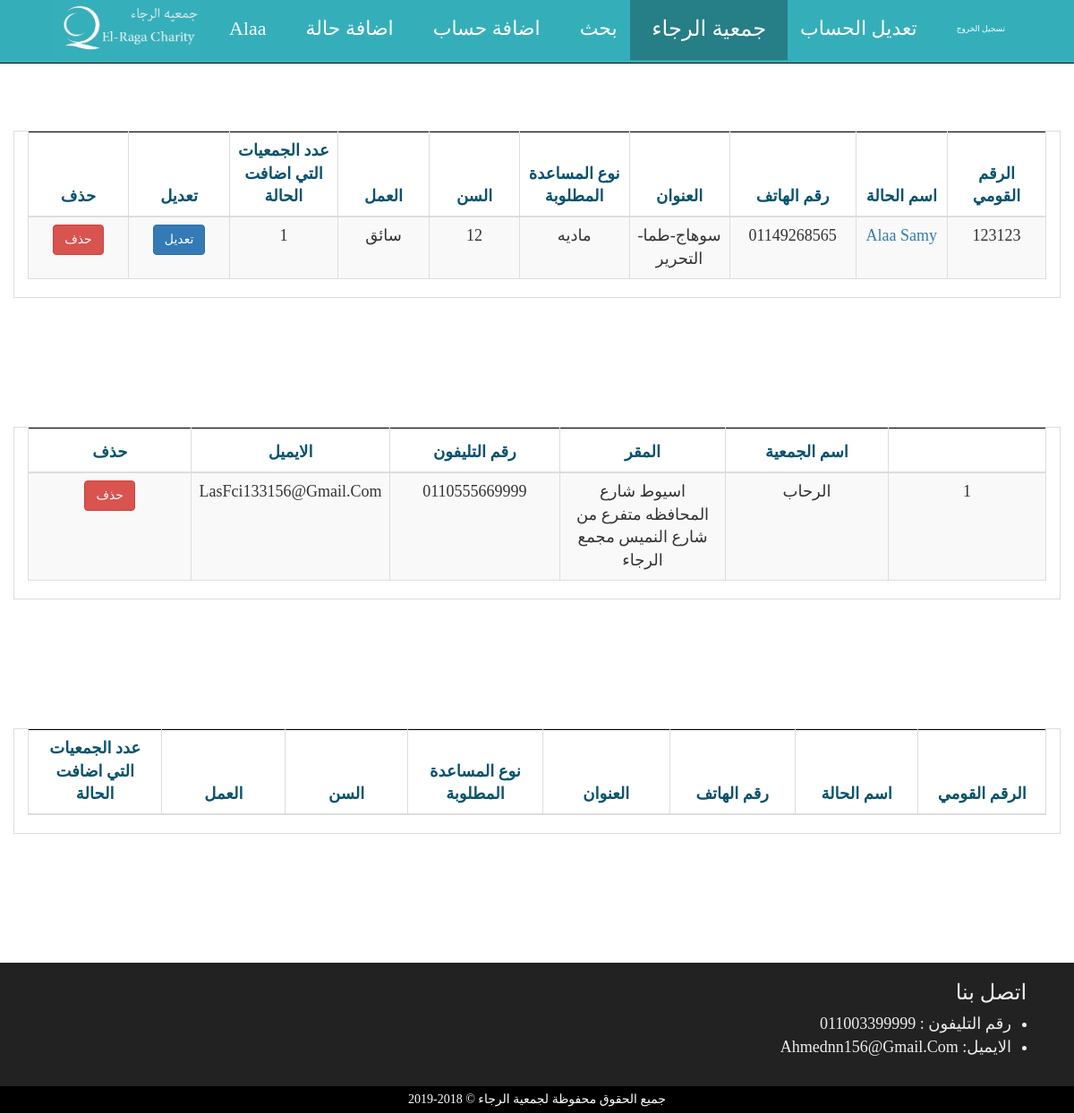
The page /html/admin_show.php (signed in) on the database its author committed.
### database/database.php (called while the page is built, shortened)
<?php
class database {
    function __construct() {
   	$this->pdo = new PDO("mysql:host=localhost;dbname=datab","root",
   	"555",array(PDO::MYSQL_ATTR_INIT_COMMAND => "SET NAMES UTF8"));
     }
     public function getRow($query, $params=array())
     	   {
                $stmt = $this->pdo->prepare($query);
                $stmt->execute($params);
                return $stmt->fetch();
           }
      public function getCount($query, $params=array())
     	   {
                $stmt = $this->pdo->prepare($query);
                $stmt->execute($params);
                return $stmt->rowCount();
           }
      public function getRows($query, $params=array()){
      	        $stmt = $this->pdo->prepare($query);
                $stmt->execute($params);
                return $stmt->fetchAll();
            }
}
$db = new database;
?>

### html/admin_show.php (the view, shortened to what this page needs)
<?php
include_once('../database/database.php');
?>
<!DOCTYPE html>
<html dir="rtl">
<head>
<link rel='stylesheet' href="../css/bootstrap.css" />
<link rel='stylesheet' href="../css/fontawesome-all.min.css" />
<link rel="stylesheet" href="../css/style.css" />
<link rel="stylesheet" href="../css/animate.css" />
<link rel="stylesheet" href="../css/hover.css" />
<link rel="stylesheet" href="../css/admin_show.css" />
</head>
<body>
<nav class="navbar navbar-inverse navbar-fixed-top" role="navigation">
<div class="mynav">
				<img src="../images/w2.PNG" >
    </div>
  <div class="container">
    <div class="collapse navbar-collapse test" id="ournavbar">
      <ul class="nav navbar-nav navbar-right test2">
        <li><a href="admin_show.php"><?php  echo $_SESSION['user_acc'];?></a></li>
	    <li class=" adduser" id="adduser" data-toggle="modal" data-target="#mymodel"> <a href="#">اضافة حالة</a></li>
		<li class=" adduser" id="addcharity" data-toggle="modal" data-target="#mymodel2"> <a href="#">اضافة حساب</a></li>
        <li><a href="search.php">بحث</a></li>
		<li class="active"><a href="">جمعية <?php echo $_SESSION['org_name'];?></a></li>
          <li><a href="edit_charity.php">تعديل الحساب</a></li>
		<li><a id="logout" href="logout.php">تسجيل الخروج</a></li>
	  </ul>
    </div>
  </div>
</nav>
	<div class="container"  id="bigdiv">
	<table border="1px" id="tabledit" class="table table-bordered table-striped ">
	<thead>
	    <tr>
          <th class="text-center">الرقم القومي</th>
	      <th class="text-center">اسم الحالة</th>
		  <th class="text-center">رقم الهاتف</th>
		  <th class="text-center">العنوان</th>
		  <th class="text-center">نوع المساعدة المطلوبة</th>
		  <th class="text-center">السن</th>
		  <th class="text-center">العمل</th>
          <th class="text-center">عدد الجمعيات التي اضافت الحالة</th>
		  <th class="text-center">تعديل</th>
		  <th class="text-center">حذف</th>
	   </tr>
	   </thead>
	   <tbody id="txt">
     <?php
           $query='select * from الحاله where اسم_الجمعيه_التى_اضافه_الحاله = "'.$_SESSION["org_name"].'"';
           $rows=$db->getRows($query,array());
    foreach($rows as $row)
    {
        $i=$db->getCount('select *from الحاله where الرقم_القومى ="'.$row['الرقم_القومى'].'"',array());
            echo '<tr>
            <td class="text-center">'.$row['الرقم_القومى'].'</td>
			<td class="text-center"><a href="info.php?id='.$row['الرقم_القومى'].'&org='.$_SESSION["org_name"].'" target="_blank">'.$row['الاسم'].'</a></td>
			<td class="text-center">'.$row['رقم_الهاتف'].'</td>
            <td class="text-center">'.$row['العنوان'].'</td>
            <td class="text-center">'.$row['نوع_المساعده_المطلوبه'].'</td>
			<td class="text-center">'.$row['السن'].'</td>
			<td class="text-center">'.$row['العمل'].'</td><td class="text-center">'.$i.'</td>
        <td><button class="btn btn-primary btn3 center-block" id="edit_userrr" data-toggle="modal" onclick="getdata(&#39;edit.php?id='.$row['الرقم_القومى'].'&org='.$_SESSION["org_name"].'&#39;)"  data-target="#edit_user">تعديل </button> </td>
		<td><button class="btn btn-danger btn4 center-block" id="delete_user" data-toggle="modal" onclick="cpyid( &#39;'.$row['الرقم_القومى'].'&#39;,&#39;'.$row['اسم_الجمعيه_التى_اضافه_الحاله'].'&#39;)" data-target="#delete_modal">حذف</button></td></tr>';
    }
    ?>
	  </tbody>
    </table>
  </div>
	<div class="container"  id="bigdiv">
	<table border="1px" id="tabledit" class="table table-bordered table-striped ">
	<thead>
	   <tr>
          <th class="text-center"></th>
	      <th class="text-center">اسم الجمعية</th>
		  <th class="text-center">المقر</th>
		  <th class="text-center">رقم التليفون</th>
		  <th class="text-center">الايميل</th>
		  <th class="text-center">حذف</th>
	   </tr>
	   </thead>
	   <tbody id="txt">
   <?php
           $query='select * from الجمعيات where اسم_الجمعيه !="الرجاء"';
           $rows=$db->getRows($query,array());
           $n=1;
    foreach($rows as $row){
            echo '<tr>
            <td class="text-center">'.$n.'</td>
			<td class="text-center">'.$row['اسم_الجمعيه'].'</td>
			<td class="text-center">'.$row['العنوان'].'</td>
            <td class="text-center">'.$row['رقم_الهاتف'].'</td>
            <td class="text-center">'.$row['الايميل'].'</td>
		<td><button class="btn btn-danger btn4 center-block adduser" id="delete_char" data-toggle="modal" onclick="cpy_org( &#39;'.$row['اسم_الجمعيه'].'&#39;,&#39;'.$row['المدير'].'&#39;)" data-target="#delete_charity">حذف </button></td>
    </tr>';
	$n++;
    }
              ?>
	  </tbody>
    </table>
  </div>
	<div class="container"  id="bigdiv3">
	<table border="1px" id=""  class="table table-bordered table-striped ">
	<thead>
	   <tr>
          <th class="text-center">الرقم القومي</th>
	      <th class="text-center">اسم الحالة</th>
		  <th class="text-center">رقم الهاتف</th>
		  <th class="text-center">العنوان</th>
		  <th class="text-center">نوع المساعدة المطلوبة</th>
		  <th class="text-center">السن</th>
		  <th class="text-center">العمل</th>
          <th class="text-center">عدد الجمعيات التي اضافت الحالة</th>
	   </tr>
	   </thead>
    </table>
  </div>
            <section class="footer">
                <div class="container">
                    <div class="row">
                        <div class=" col-xs-12 center-block" float="right" dir=rtl>
                               <h3> اتصل بنا</h3>
                           <ul><?php
    $row=$db->getRow('select * from الجمعيات where اسم_الجمعيه ="'.$_SESSION['org_name'].'"',array());
    ?>
                                <li>رقم التليفون : <?php echo $row['رقم_الهاتف'] ?></li>
								<li>الايميل:  <?php echo $row['الايميل'] ?></li>
                            </ul>
                        </div>
                    </div>
                </div>
            </section>
		<section class="copy-Right">
		   <p> جميع الحقوق محفوظة لجمعية الرجاء &copy; 2018-2019</p>
		</section>
</body>
</html>

### css/style.css (style rules this page uses)
body { text-transform:capitalize; padding:0px; height:auto; width:100%; font-family: Gaegu, serif; transition:all .5s ease-in-out; }
.navbar { background:#34afba; color:white; }
.navbar-inverse .navbar-nav >li >a ,.navbar-inverse .navbar-brand { color:white; padding:22px; font-size:22px; }
.navbar ul li { display:block; }
img { height:70px ; max-width:200px; float:left; margin-left:5%; }
.test ul:after { content=""; clear:both; display:block; }
.active { background:rgba(1,1,1,.2); transform:scale(1.1,1.1); transition:all .5s ease-in-out; }
.navbar-inverse .navbar-nav >li >a { float:left; }
.navbar-inverse .navbar-nav > .active > a, .navbar-inverse .navbar-nav > .active > a:hover, .navbar-inverse .navbar-nav > .active > a:focus { background:rgba(1,1,1,.1); }
.footer { background-color:#222; margin-bottom: 0px; padding-bottom: 20px; width:100%; color:#EEE; margin-top:3%; font-size:18px; }
.footer h3 { margin-right:2%; }
.footer ul { margin-right:0%; }
.copy-Right { min-height:20px ; background:rgb(0,0,0) ; color:white ; text-align:center ; font-family:Gaegu ; }
.copy-Right p { margin:0 ; padding:5px ; }

### css/admin_show.css (style rules this page uses)
body { text-transform:capitalize; padding-top:50px; height:auto; }
.active { background:rgba(1,1,1,.2); transform:scale(1.1,1.1); transition:all .5s ease-in-out; }
#bigdiv ,#bigdiv3 { max-width:100%; max-height:550px; border:1px solid #DDD; overflow: scroll; margin-bottom:12%; margin-top:8%; }
.table { max-width:100%; }
tr { border:1px solid black; }
th , td { border:none; height:50px; width:200px; font-size:18px; padding:10px; font-family: 'Kavivanar', cursive; }
th { color:#08526d }
#logout { font-size:15px; }
#logout { font-size:9px; }

### rows shown on the page
الحاله: الرقم_القومى "123123", الاسم "Alaa Samy", رقم_الهاتف "01149268565", العنوان "سوهاج-طما-التحرير", نوع_المساعده_المطلوبه "ماديه", السن "12", العمل "سائق", i "1"
الجمعيات: اسم_الجمعيه "الرحاب", العنوان "اسيوط شارع المحافظه متفرع من شارع النميس مجمع الرجاء", رقم_الهاتف "0110555669999", الايميل "LasFci133156@gmail.com"
الجمعيات: رقم_الهاتف "011003399999", الايميل "Ahmednn156@gmail.com"

### other values the page prints
$_SESSION['user_acc'] "Alaa"
$_SESSION['org_name'] "الرجاء"
